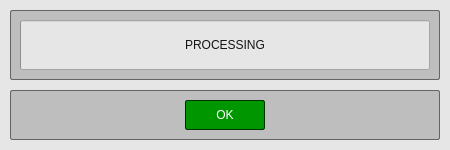
<?xml version="1.0" encoding="UTF-8"?>
<ui version="4.0">
 <class>ProcessingWindow</class>
 <widget class="QWidget" name="ProcessingWindow">
  <property name="windowModality">
   <enum>Qt::ApplicationModal</enum>
  </property>
  <property name="geometry">
   <rect>
    <x>0</x>
    <y>0</y>
    <width>450</width>
    <height>150</height>
   </rect>
  </property>
  <property name="minimumSize">
   <size>
    <width>450</width>
    <height>150</height>
   </size>
  </property>
  <property name="maximumSize">
   <size>
    <width>450</width>
    <height>150</height>
   </size>
  </property>
  <property name="contextMenuPolicy">
   <enum>Qt::NoContextMenu</enum>
  </property>
  <property name="windowTitle">
   <string>Form</string>
  </property>
  <property name="styleSheet">
   <string notr="true">QWidget {
	background-color: rgb(230, 230, 230);
}
</string>
  </property>
  <widget class="QFrame" name="frame1">
   <property name="geometry">
    <rect>
     <x>10</x>
     <y>10</y>
     <width>430</width>
     <height>70</height>
    </rect>
   </property>
   <property name="styleSheet">
    <string notr="true">QFrame {
	background-color: rgb(190, 190, 190);
	
	border: 1px solid  rgb(100, 100, 100);
	border-radius: 2px;
}
</string>
   </property>
   <property name="frameShape">
    <enum>QFrame::StyledPanel</enum>
   </property>
   <property name="frameShadow">
    <enum>QFrame::Raised</enum>
   </property>
   <widget class="QProgressBar" name="progressBar">
    <property name="geometry">
     <rect>
      <x>10</x>
      <y>10</y>
      <width>410</width>
      <height>50</height>
     </rect>
    </property>
    <property name="value">
     <number>0</number>
    </property>
    <property name="textVisible">
     <bool>false</bool>
    </property>
   </widget>
   <widget class="QLabel" name="messageLabel">
    <property name="geometry">
     <rect>
      <x>105</x>
      <y>20</y>
      <width>220</width>
      <height>30</height>
     </rect>
    </property>
    <property name="contextMenuPolicy">
     <enum>Qt::DefaultContextMenu</enum>
    </property>
    <property name="layoutDirection">
     <enum>Qt::LeftToRight</enum>
    </property>
    <property name="styleSheet">
     <string notr="true">QLabel {
	font: 75 20pt &quot;Liberation Sans&quot;;
	color: rgb(20, 20, 20);

	background-color: rgba(255, 255, 255, 0);
	
	border: none;
}
</string>
    </property>
    <property name="text">
     <string>PROCESSING</string>
    </property>
    <property name="textFormat">
     <enum>Qt::PlainText</enum>
    </property>
    <property name="alignment">
     <set>Qt::AlignCenter</set>
    </property>
    <property name="wordWrap">
     <bool>true</bool>
    </property>
   </widget>
  </widget>
  <widget class="QFrame" name="frame2">
   <property name="geometry">
    <rect>
     <x>10</x>
     <y>90</y>
     <width>430</width>
     <height>50</height>
    </rect>
   </property>
   <property name="styleSheet">
    <string notr="true">QFrame {
	background-color: rgb(190, 190, 190);
	
	border: 1px solid  rgb(100, 100, 100);
	border-radius: 2px;
}
</string>
   </property>
   <property name="frameShape">
    <enum>QFrame::StyledPanel</enum>
   </property>
   <property name="frameShadow">
    <enum>QFrame::Raised</enum>
   </property>
   <widget class="QPushButton" name="okButton">
    <property name="enabled">
     <bool>true</bool>
    </property>
    <property name="geometry">
     <rect>
      <x>175</x>
      <y>10</y>
      <width>80</width>
      <height>30</height>
     </rect>
    </property>
    <property name="focusPolicy">
     <enum>Qt::TabFocus</enum>
    </property>
    <property name="styleSheet">
     <string notr="true">QPushButton {
	font: 75 12pt &quot;Liberation Sans&quot;;
	color: rgb(255, 255, 255);

	background-color: rgb(0, 150, 0);

	border: 1px solid  rgb(0, 50, 0);
	border-radius: 2px;
}

QPushButton:hover {
	background-color: rgb(0, 180, 0);
}

QPushButton:disabled {
	background-color: rgb(100, 200, 100);
}
</string>
    </property>
    <property name="text">
     <string>OK</string>
    </property>
   </widget>
  </widget>
 </widget>
 <resources/>
 <connections/>
</ui>
